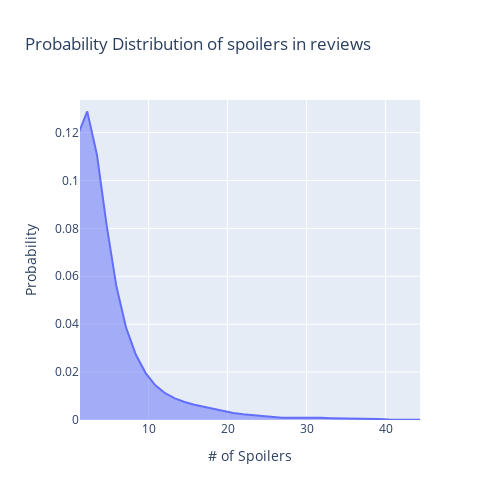

This figure's notebook cell:
### Code cell
# Calculate the Kernel Density Estimate (KDE)
kde = gaussian_kde(data)
x_range = np.linspace(min(data), max(data), 100)  # Create a range for x-axis
kde_values = kde(x_range)  # Evaluate the KDE at those points

# Create a smooth line plot for the KDE
fig = px.area(x=x_range, y=kde_values, labels={'x': '# of Spoilers', 'y': 'Frequency'}, title="Probability Distribution of spoilers in reviews")
fig.update_layout(xaxis_title="# of Spoilers", yaxis_title="Probability", width=500, height=500)
fig.show()
